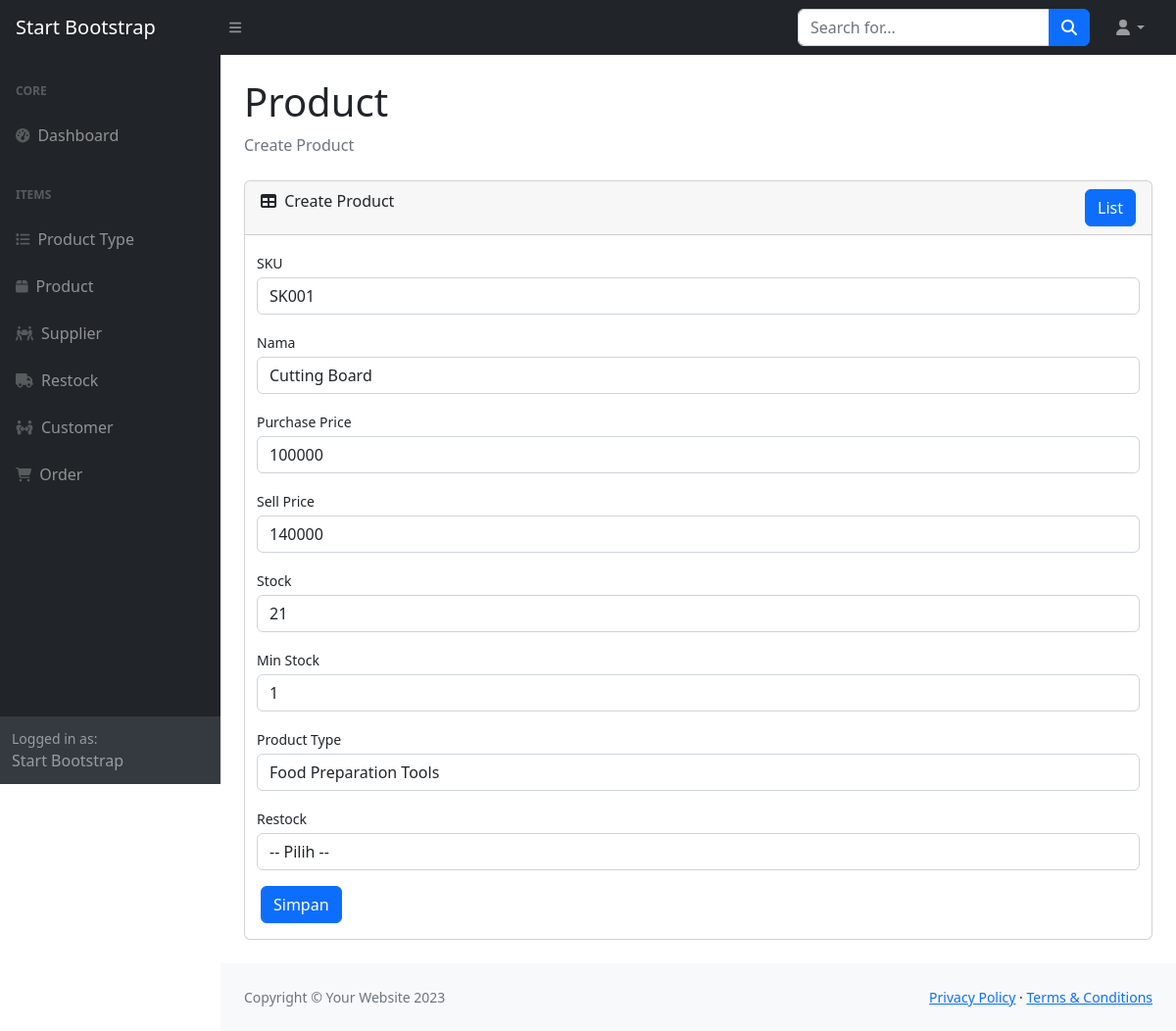
The app's page /page/product/edit.php?id=1 with its own data.
### tables this page shows
CREATE TABLE `product` (
  `id` int(11) NOT NULL,
  `sku` varchar(45) DEFAULT NULL,
  `name` varchar(45) DEFAULT NULL,
  `purchase_price` int(11) DEFAULT NULL,
  `sell_price` int(11) DEFAULT NULL,
  `stock` int(11) DEFAULT 0,
  `min_stock` int(11) DEFAULT 0,
  `product_type_id` int(11) NOT NULL,
  `restock_id` int(11) NOT NULL
);

CREATE TABLE `product_type` (
  `id` int(11) NOT NULL,
  `name` varchar(45) DEFAULT NULL
);

### classes/Database.php (called while the page is built, shortened)
<?php
class Database
{
    private $host = '127.0.0.1';
    private $user = 'riaf22062si';
    private $pass  = '16800110122062';
    private $db_name = 'db_riaf22062si';
    public $conn;
    public $stmt;
    public function __construct()
    {
        $dsn = 'mysql:host=' . $this->host . ';dbname=' . $this->db_name;
        $option = [
            PDO::ATTR_PERSISTENT => true,
            PDO::ATTR_ERRMODE => PDO::ERRMODE_EXCEPTION
        ];
        try {
            $this->conn = new PDO($dsn, $this->user, $this->pass, $option);
        } catch (PDOException $e) {
            die($e->getMessage());
        }
    }
    public function query($query)
    {
        $this->stmt = $this->conn->prepare($query);
    }
    public function bind($param, $value, $type = null)
    {
        if (is_null($type)) {
            switch ($value) {
                default:
                    $type = PDO::PARAM_STR;
                    break;
            }
        }
        $this->stmt->bindValue($param, $value, $type);
    }
    public function execute()
    {
        return $this->stmt->execute();
    }
    public function fetchAll()
    {
        $this->execute();
        return $this->stmt->fetchAll(PDO::FETCH_OBJ);
    }
    public function fetch()
    {
        $this->execute();
        return $this->stmt->fetch(PDO::FETCH_OBJ);
    }
}

### classes/Product.php (called while the page is built, shortened)
<?php
require_once 'Database.php';
class Product extends Model
{
    public static function find($id)
    {
        $db = new Database;
        $db->query('SELECT product.*, product_type.name AS product_type_name, restock.restock_number AS restock_number FROM product INNER JOIN product_type ON product.product_type_id = product_type.id INNER JOIN restock ON product.restock_id = restock.id WHERE product.id = :id');
        $db->bind(':id', $id);
        return $db->fetch();
    }
}

### classes/ProductType.php (called while the page is built, shortened)
<?php
require_once 'Database.php';
class ProductType extends Model
{
    public static function all()
    {
        $db = new Database;
        $db->query("SELECT * FROM product_type");
        $db->execute();
        return $db->fetchAll();
    }
}

### page/product/edit.php (the view, shortened to what this page needs)
<?php
require_once '../../classes/Product.php';
require_once '../../classes/ProductType.php';
$product = new Product;
$productType = new ProductType;
$productTypes = $productType->all();
$id = $_GET['id'];
$product = $product->find($id);
?>
<!DOCTYPE html>
<html lang="en">
<head>
    <link href="https://cdn.jsdelivr.net/npm/simple-datatables@7.1.2/dist/style.min.css" rel="stylesheet" />
    <link href="../../assets/css/styles.css" rel="stylesheet" />
    <link href="../../assets/css/sweetalert.css" rel="stylesheet" />
</head>
<body class="sb-nav-fixed">
    <?php require_once '../../templates/header.php'; ?>
    <div id="layoutSidenav">
        <?php require_once '../../templates/navbar.php'; ?>
        <div id="layoutSidenav_content">
            <main>
                <div class="container-fluid px-4">
                    <h1 class="mt-4">Product</h1>
                    <ol class="breadcrumb mb-4">
                        <li class="breadcrumb-item active">Create Product</li>
                    </ol>
                    <div class="card mb-4">
                        <div class="card-header">
                            <div class="d-flex justify-content-between">
                                <div class="title">
                                    <i class="fas fa-table me-1"></i>
                                    Create Product
                                </div>
                                <div class="data-add">
                                    <a href="list.php" class="btn btn-primary">List</a>
                                </div>
                            </div>
                        </div>
                        <div class="card-body">
                            <form id="form" method="POST" action="function.php">
                                <div class="row">
                                    <div class="col-md-12 gx-3 mb-3">
                                        <label class="small mb-1" for="sku">SKU</label>
                                        <input class="form-control" id="sku" name="sku" type="text" placeholder="SKU" value="<?= $product->sku ?>" />
                                    </div>
                                    <div class="col-md-12 gx-3 mb-3">
                                        <label class="small mb-1" for="name">Nama</label>
                                        <input class="form-control" id="name" name="name" type="text" placeholder="Nama" value="<?= $product->name ?>" />
                                    </div>
                                    <div class="col-md-12 gx-3 mb-3">
                                        <label class="small mb-1" for="purchase_price">Purchase Price</label>
                                        <input class="form-control" id="purchase_price" name="purchase_price" type="text" placeholder="Purchase Price" value="<?= $product->purchase_price ?>" />
                                    </div>
                                    <div class="col-md-12 gx-3 mb-3">
                                        <label class="small mb-1" for="sell_price">Sell Price</label>
                                        <input class="form-control" id="sell_price" name="sell_price" type="text" placeholder="Sell Price" value="<?= $product->sell_price ?>" />
                                    </div>
                                    <div class="col-md-12 gx-3 mb-3">
                                        <label class="small mb-1" for="stock">Stock</label>
                                        <input class="form-control" id="stock" name="stock" type="text" placeholder="Stock" value="<?= $product->stock ?>" />
                                    </div>
                                    <div class="col-md-12 gx-3 mb-3">
                                        <label class="small mb-1" for="min_stock">Min Stock</label>
                                        <input class="form-control" id="min_stock" name="min_stock" type="text" placeholder="Min Stock" value="<?= $product->min_stock ?>" />
                                    </div>
                                    <div class="col-md-12 gx-3 mb-3">
                                        <label class="small mb-1" for="product_type_id">Product Type</label>
                                        <select class="form-control" id="product_type_id" name="product_type_id">
                                            <?php foreach ($productTypes as $productType) : ?>
                                                <option value="<?= $productType->id ?>" <?= $productType->id == $product->product_type_id ? 'selected' : '' ?>><?= $productType->name ?></option>
                                            <?php endforeach; ?>
                                        </select>
                                    </div>
                                    <div class="col-md-12 gx-3 mb-3">
                                        <label class="small mb-1" for="restock_id">Restock</label>
                                        <select class="form-control" id="restock_id" name="restock_id">
                                            <option value="">-- Pilih --</option>
                                        </select>
                                    </div>
                                </div>
                                <button class="btn btn-primary" type="submit" id="tombol_submit">Simpan</button>
                            </form>
                        </div>
                    </div>
                </div>
            </main>
            <?php require_once '../../templates/footer.php'; ?>
        </div>
    </div>
</body>
</html>

### records on screen
product: sku "SK001", name "Cutting Board", purchase_price "100000", sell_price "140000", stock "21", min_stock "1", product_type_id "Food Preparation Tools"
